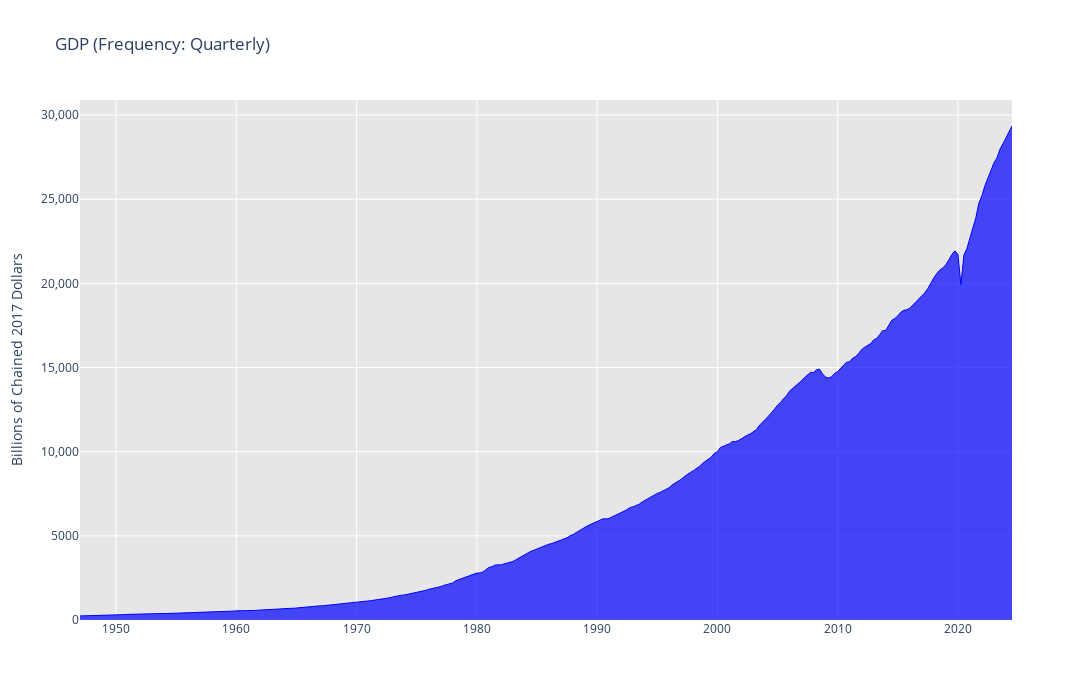

The cell this chart's notebook holds for it:
### Markdown cell above
## Data Preview

### Code cell
fig = go.Figure()

fig.add_trace(go.Scatter(
    x=GDP_df.index,
    y=GDP_df['GDP'],
    name='GDP',
    fill='tonexty',
    fillcolor='rgba(0, 0, 255, 0.7)',
    line=dict(color='blue', width=1),
))

fig.update_layout(
    title=dict(text='GDP (Frequency: Quarterly)'),
    plot_bgcolor='rgb(230, 230,230)',
    width=1400,
    height=700,
    hovermode="x unified",
    yaxis=dict(title="Billions of Chained 2017 Dollars", exponentformat="none", showgrid=True),
    barmode="group",
    legend=dict(x=0.5, y=-0.2, orientation="h"),
    xaxis=dict(showgrid=True),
)

fig.show()

### Figure 1 — Plotly figure (JSON) as saved in the notebook; plotly's stock layout.template omitted (floating-point values rounded to 4 significant figures; data arrays with more than 128 entries replaced by an {"elided": "..."} marker saying what was removed)
{"data": [{"fill": "tonexty", "fillcolor": "rgba(0, 0, 255, 0.7)", "line": {"color": "blue", "width": 1}, "name": "GDP", "type": "scatter", "x": {"elided": "311 str values"}, "y": {"elided": "311 float values"}}], "layout": {"barmode": "group", "height": 700, "hovermode": "x unified", "legend": {"orientation": "h", "x": 0.5, "y": -0.2}, "plot_bgcolor": "rgb(230, 230,230)", "title": {"text": "GDP (Frequency: Quarterly)"}, "width": 1400, "xaxis": {"showgrid": true}, "yaxis": {"exponentformat": "none", "showgrid": true, "title": {"text": "Billions of Chained 2017 Dollars"}}}}
